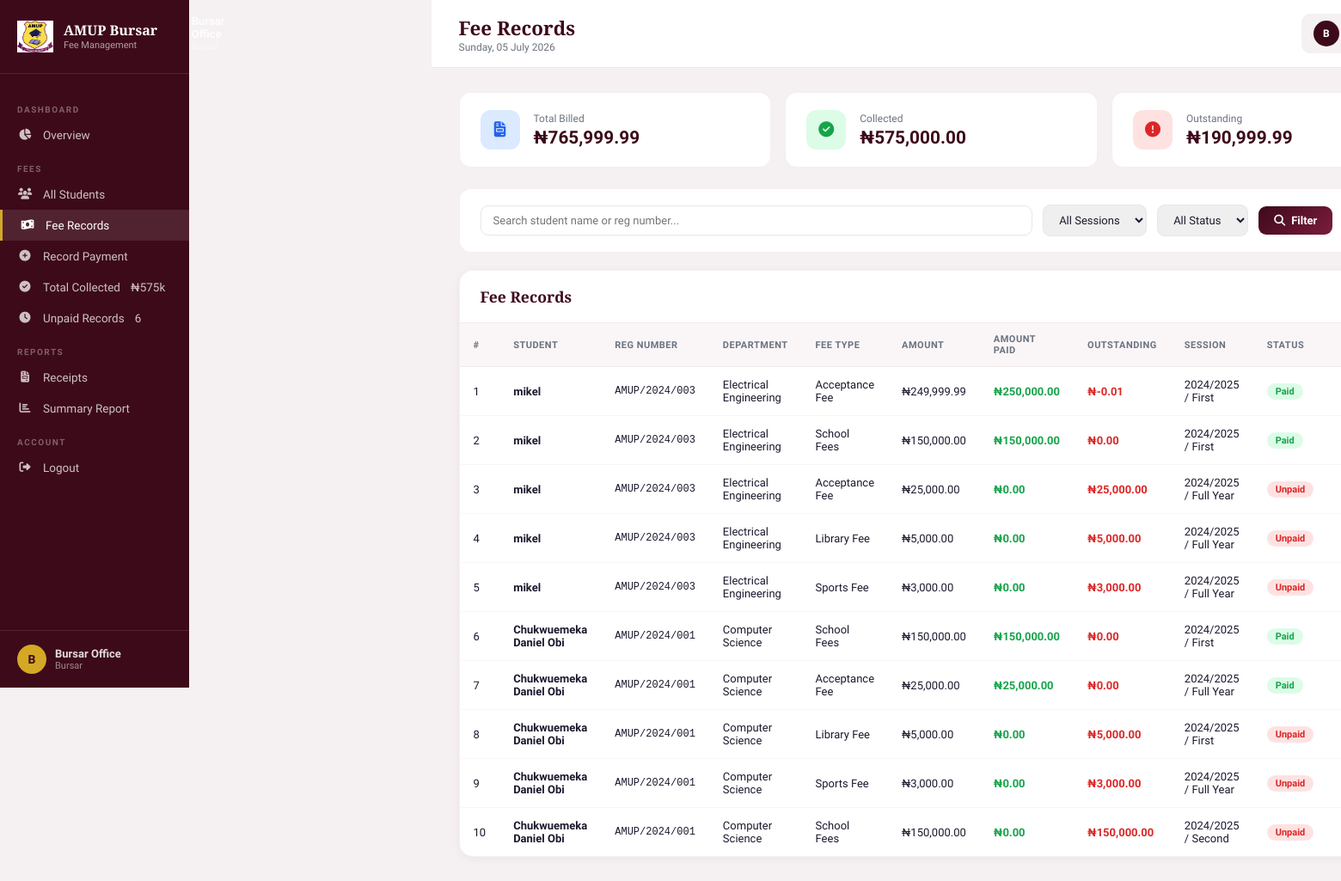
The app's page /bursar/payments.php (signed in) with its own data.
### tables this page shows
CREATE TABLE `fees` (
  `id` int(11) NOT NULL,
  `student_id` int(11) NOT NULL,
  `fee_type` varchar(80) NOT NULL,
  `amount` decimal(12,2) NOT NULL,
  `amount_paid` decimal(12,2) DEFAULT 0.00,
  `session` varchar(20) DEFAULT NULL,
  `semester` enum('First','Second','Full Year') DEFAULT NULL,
  `due_date` date DEFAULT NULL,
  `paid_date` date DEFAULT NULL,
  `status` enum('paid','partial','unpaid') DEFAULT 'unpaid',
  `receipt_no` varchar(50) DEFAULT NULL,
  `remark` text DEFAULT NULL,
  `created_at` datetime DEFAULT current_timestamp()
);

CREATE TABLE `students` (
  `id` int(11) NOT NULL,
  `reg_number` varchar(30) NOT NULL,
  `full_name` varchar(120) NOT NULL,
  `email` varchar(120) NOT NULL,
  `phone` varchar(20) DEFAULT NULL,
  `department` varchar(100) DEFAULT NULL,
  `level` varchar(10) DEFAULT '100L',
  `session` varchar(20) DEFAULT '2024/2025',
  `gender` enum('Male','Female','Other') DEFAULT 'Male',
  `dob` date DEFAULT NULL,
  `address` text DEFAULT NULL,
  `password` varchar(255) NOT NULL,
  `status` enum('active','suspended','graduated') DEFAULT 'active',
  `exam_eligible` tinyint(1) DEFAULT 1,
  `suspension_reason` text DEFAULT NULL,
  `suspension_date` date DEFAULT NULL,
  `resumption_date` date DEFAULT NULL,
  `created_at` datetime DEFAULT current_timestamp(),
  `photo` varchar(255) DEFAULT NULL,
  `graduation_session` varchar(20) DEFAULT NULL,
  `graduation_year` int(11) DEFAULT NULL,
  `graduated_at` datetime DEFAULT NULL
);

### includes/config.php (called while the page is built, shortened)
<?php
function sanitize($conn, $data) {
    return $conn->real_escape_string(htmlspecialchars(trim($data)));
}

### bursar/payments.php (the view, shortened to what this page needs)
<?php
require_once '../includes/config.php';
$bursar_name = $_SESSION['bursar_name'];
$search     = sanitize($conn, $_GET['search'] ?? '');
$s_student  = (int)($_GET['student_id'] ?? 0);
$where = "WHERE 1=1";
$fees = $conn->query("
    SELECT f.*, s.full_name, s.reg_number, s.department, s.level
    FROM fees f
    JOIN students s ON s.id = f.student_id
    $where
    ORDER BY f.created_at DESC
");
$totals = $conn->query("
    SELECT
        COALESCE(SUM(f.amount),0) AS billed,
        COALESCE(SUM(f.amount_paid),0) AS collected,
        COALESCE(SUM(f.amount - f.amount_paid),0) AS outstanding
    FROM fees f
    JOIN students s ON s.id = f.student_id
    $where
")->fetch_assoc();
?>
<!DOCTYPE html>
<html lang="en">
<head>
<link href="https://cdnjs.cloudflare.com/ajax/libs/font-awesome/6.5.0/css/all.min.css" rel="stylesheet">
</head>
<body>
<?php $_sb_page = 'payments'; require 'sidebar.php'; ?>
  <div class="sidebar-logo">
    <div class="sidebar-logo-text">
      <h3>AMUP Bursar</h3>
      <p>Fee Management</p>
    </div>
  </div>
  <div class="sidebar-footer">
    <div class="sidebar-user">
      <div class="sidebar-avatar"><?= strtoupper(substr($bursar_name,0,1)) ?></div>
      <div>
        <div style="font-weight:600;font-size:13px;"><?= htmlspecialchars($bursar_name) ?></div>
        <div style="font-size:11px;opacity:.6;">Bursar</div>
      </div>
    </div>
  </div>
<div class="main">
  <div class="topbar">
    <div class="topbar-title">
      <h2>Fee Records</h2>
      <p><?= date('l, d F Y') ?></p>
    </div>
    <div class="badge-user">
      <div class="av"><?= strtoupper(substr($bursar_name,0,1)) ?></div>
    </div>
  </div>
  <div class="content">
    <div class="stats">
      <div class="stat-card">
        <div class="stat-icon blue"><i class="fas fa-file-invoice"></i></div>
        <div>
          <div class="stat-label">Total Billed</div>
          <div class="stat-value">₦<?= number_format($totals['billed'],2) ?></div>
        </div>
      </div>
      <div class="stat-card">
        <div class="stat-icon green"><i class="fas fa-check-circle"></i></div>
        <div>
          <div class="stat-label">Collected</div>
          <div class="stat-value">₦<?= number_format($totals['collected'],2) ?></div>
        </div>
      </div>
      <div class="stat-card">
        <div class="stat-icon red"><i class="fas fa-exclamation-circle"></i></div>
        <div>
          <div class="stat-label">Outstanding</div>
          <div class="stat-value">₦<?= number_format($totals['outstanding'],2) ?></div>
        </div>
      </div>
    </div>
    <form method="GET" class="filter-bar">
      <input type="text" name="search" placeholder="Search student name or reg number..." value="<?= htmlspecialchars($search) ?>">
      <select name="session">
        <option value="">All Sessions</option>
      </select>
      <select name="status">
        <option value="">All Status</option>
      </select>
      <button type="submit" class="btn btn-primary"><i class="fas fa-search"></i> Filter</button>
    </form>
    <div class="table-wrap">
      <div class="table-header">
        <h3>Fee Records <?= $s_student ? '— Filtered by Student' : '' ?></h3>
      </div>
      <table>
        <thead>
          <tr>
            <th>#</th>
            <th>Student</th>
            <th>Reg Number</th>
            <th>Department</th>
            <th>Fee Type</th>
            <th>Amount</th>
            <th>Amount Paid</th>
            <th>Outstanding</th>
            <th>Session</th>
            <th>Status</th>
            <th>Actions</th>
          </tr>
        </thead>
        <tbody>
        <?php
        $i = 1;
        if ($fees->num_rows === 0):
        ?>
          <tr><td colspan="11" style="text-align:center;color:var(--muted);padding:40px;">No fee records found.</td></tr>
        <?php else: while($f = $fees->fetch_assoc()): ?>
          <tr>
            <td><?= $i++ ?></td>
            <td><strong><?= htmlspecialchars($f['full_name']) ?></strong></td>
            <td style="font-family:monospace;font-size:12px;"><?= $f['reg_number'] ?></td>
            <td><?= $f['department'] ?></td>
            <td><?= $f['fee_type'] ?></td>
            <td>₦<?= number_format($f['amount'],2) ?></td>
            <td style="color:#16a34a;font-weight:600;">₦<?= number_format($f['amount_paid'],2) ?></td>
            <td style="color:#dc2626;font-weight:600;">₦<?= number_format($f['amount']-$f['amount_paid'],2) ?></td>
            <td><?= $f['session'] ?> / <?= $f['semester'] ?></td>
            <td><span class="badge badge-<?= $f['status'] ?>"><?= ucfirst($f['status']) ?></span></td>
            <td>
            </td>
          </tr>
        <?php endwhile; endif; ?>
        </tbody>
      </table>
    </div>
  </div>
</div>
</body>
</html>

### bursar/payments.php (style rules this page uses)
* { margin:0;padding:0;box-sizing:border-box; }
:root { --maroon:#3d0a1a;--maroon2:#7B1C3E;--gold:#D4A825; --bg:#f5f0f2;--white:#fff;--text:#1a1a2e;--muted:#6b7280; --sidebar:220px; }
body { font-family:'Source Sans 3',sans-serif;background:var(--bg);color:var(--text);display:flex;min-height:100vh; }
.sidebar-logo { padding:24px 20px;border-bottom:1px solid rgba(255,255,255,0.1);display:flex;align-items:center;gap:12px; }
.sidebar-logo-text { color:#fff; }
.sidebar-logo-text h3 { font-family:'Playfair Display',serif;font-size:1rem;line-height:1.2; }
.sidebar-logo-text p { font-size:11px;opacity:.6; }
.sidebar-footer { padding:16px 20px;border-top:1px solid rgba(255,255,255,0.1); }
.sidebar-user { display:flex;align-items:center;gap:10px;color:rgba(255,255,255,0.85);font-size:13px; }
.sidebar-avatar { width:34px;height:34px;border-radius:50%;background:var(--gold);display:flex;align-items:center;justify-content:center;font-weight:700;color:var(--maroon);font-size:14px;flex-shrink:0; }
.main { margin-left:var(--sidebar);flex:1;display:flex;flex-direction:column; }
.topbar { background:var(--white);padding:16px 32px;display:flex;align-items:center;justify-content:space-between;border-bottom:1px solid #ede8ea;position:sticky;top:0;z-index:50; }
.topbar-title h2 { font-family:'Playfair Display',serif;font-size:1.4rem;color:var(--maroon); }
.topbar-title p { font-size:12px;color:var(--muted); }
.badge-user { display:flex;align-items:center;gap:8px;background:var(--bg);padding:8px 14px;border-radius:10px;font-size:13px;font-weight:600;color:var(--maroon); }
.badge-user .av { width:30px;height:30px;border-radius:50%;background:var(--maroon);color:#fff;display:flex;align-items:center;justify-content:center;font-size:12px; }
.content { padding:28px 32px;flex:1; }
.stats { display:grid;grid-template-columns:repeat(3,1fr);gap:16px;margin-bottom:24px; }
.stat-card { background:var(--white);border-radius:14px;padding:20px 24px;display:flex;align-items:center;gap:16px;border:1px solid rgba(61,10,26,0.06); }
.stat-icon { width:46px;height:46px;border-radius:12px;display:flex;align-items:center;justify-content:center;font-size:18px;flex-shrink:0; }
.stat-icon.green { background:#dcfce7;color:#16a34a; }
.stat-icon.red { background:#fee2e2;color:#dc2626; }
.stat-icon.blue { background:#dbeafe;color:#2563eb; }
.stat-label { font-size:12px;color:var(--muted);margin-bottom:3px; }
.stat-value { font-size:1.3rem;font-weight:700;color:var(--maroon); }
.filter-bar { background:var(--white);border-radius:14px;padding:18px 24px;display:flex;gap:12px;align-items:center;flex-wrap:wrap;margin-bottom:20px;border:1px solid rgba(61,10,26,0.06); }
.filter-bar input,.filter-bar select { padding:9px 14px;border:1.5px solid #e5e7eb;border-radius:9px;font-size:13px;font-family:inherit;outline:none;color:var(--text); }
.filter-bar input { flex:1;min-width:180px; }
.btn { padding:9px 18px;border:none;border-radius:9px;font-size:13px;font-weight:600;cursor:pointer;font-family:inherit;display:inline-flex;align-items:center;gap:7px;text-decoration:none; }
.btn-primary { background:linear-gradient(135deg,var(--maroon),var(--maroon2));color:#fff; }
.table-wrap { background:var(--white);border-radius:16px;border:1px solid rgba(61,10,26,0.06);overflow:hidden;box-shadow:0 2px 12px rgba(61,10,26,0.05); }
.table-header { padding:18px 24px;display:flex;align-items:center;justify-content:space-between;border-bottom:1px solid #f0eaec; }
.table-header h3 { font-family:'Playfair Display',serif;font-size:1.1rem;color:var(--maroon); }
table { width:100%;border-collapse:collapse; }
th { background:#faf6f7;font-size:11px;font-weight:700;text-transform:uppercase;letter-spacing:.5px;color:var(--muted);padding:12px 16px;text-align:left;border-bottom:1px solid #f0eaec; }
td { padding:13px 16px;font-size:13px;border-bottom:1px solid #faf6f7;vertical-align:middle; }
tr:last-child td { border-bottom:none; }
.badge { display:inline-block;padding:3px 10px;border-radius:20px;font-size:11px;font-weight:700; }
.badge-paid { background:#dcfce7;color:#16a34a; }
.badge-unpaid { background:#fee2e2;color:#dc2626; }

### records on screen
fees: student.full_name "mikel", student.reg_number "AMUP/2024/003", student.department "Electrical Engineering", fee_type "Acceptance Fee", amount "249,999.99", amount_paid "250,000.00", $f['amount']-$f['amount_paid'] "-0.01", session "2024/2025", semester "First", status "Paid"
fees: student.full_name "mikel", student.reg_number "AMUP/2024/003", student.department "Electrical Engineering", fee_type "School Fees", amount "150,000.00", amount_paid "150,000.00", $f['amount']-$f['amount_paid'] "0.00", session "2024/2025", semester "First", status "Paid"
fees: student.full_name "mikel", student.reg_number "AMUP/2024/003", student.department "Electrical Engineering", fee_type "Acceptance Fee", amount "25,000.00", amount_paid "0.00", $f['amount']-$f['amount_paid'] "25,000.00", session "2024/2025", semester "Full Year", status "Unpaid"
fees: student.full_name "mikel", student.reg_number "AMUP/2024/003", student.department "Electrical Engineering", fee_type "Library Fee", amount "5,000.00", amount_paid "0.00", $f['amount']-$f['amount_paid'] "5,000.00", session "2024/2025", semester "Full Year", status "Unpaid"
fees: student.full_name "mikel", student.reg_number "AMUP/2024/003", student.department "Electrical Engineering", fee_type "Sports Fee", amount "3,000.00", amount_paid "0.00", $f['amount']-$f['amount_paid'] "3,000.00", session "2024/2025", semester "Full Year", status "Unpaid"
fees: student.full_name "Chukwuemeka Daniel Obi", student.reg_number "AMUP/2024/001", student.department "Computer Science", fee_type "School Fees", amount "150,000.00", amount_paid "150,000.00", $f['amount']-$f['amount_paid'] "0.00", session "2024/2025", semester "First", status "Paid"
fees: student.full_name "Chukwuemeka Daniel Obi", student.reg_number "AMUP/2024/001", student.department "Computer Science", fee_type "Acceptance Fee", amount "25,000.00", amount_paid "25,000.00", $f['amount']-$f['amount_paid'] "0.00", session "2024/2025", semester "Full Year", status "Paid"
fees: student.full_name "Chukwuemeka Daniel Obi", student.reg_number "AMUP/2024/001", student.department "Computer Science", fee_type "Library Fee", amount "5,000.00", amount_paid "0.00", $f['amount']-$f['amount_paid'] "5,000.00", session "2024/2025", semester "First", status "Unpaid"
fees: student.full_name "Chukwuemeka Daniel Obi", student.reg_number "AMUP/2024/001", student.department "Computer Science", fee_type "Sports Fee", amount "3,000.00", amount_paid "0.00", $f['amount']-$f['amount_paid'] "3,000.00", session "2024/2025", semester "Full Year", status "Unpaid"
fees: student.full_name "Chukwuemeka Daniel Obi", student.reg_number "AMUP/2024/001", student.department "Computer Science", fee_type "School Fees", amount "150,000.00", amount_paid "0.00", $f['amount']-$f['amount_paid'] "150,000.00", session "2024/2025", semester "Second", status "Unpaid"

### other values on screen
$_sb_collected/1000 "575"
$_sb_unpaid "6"
substr($bursar_name,0,1) "B"
$bursar_name "Bursar Office"
$totals['billed'] "765,999.99"
$totals['collected'] "575,000.00"
$totals['outstanding'] "190,999.99"
